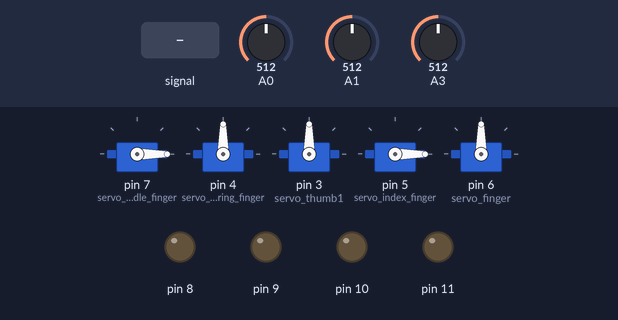
The sketch below on a simulated Arduino Uno, built with avr-gcc and run on an emulated ATmega328P. Shown: 5 × servo, output pins drawn as LEDs (lit = HIGH). Inputs (shaded band) come from the test bench; at power-on: A1 = 512, A0 = 512, A3 = 512. What the sketch prints to the serial monitor is not drawn.

Above: at 1.2 s.
1.3 s: A0 fed a 200 Hz sine of ±81 counts around its level
At 2.2 s:
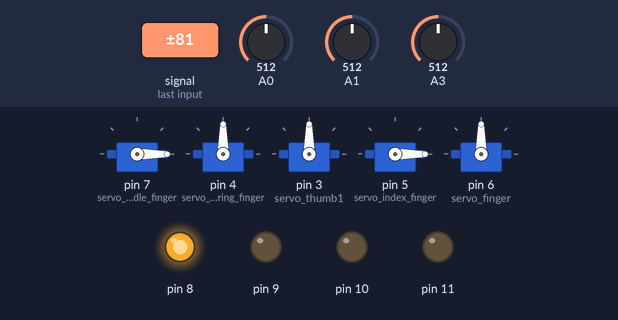
2.8 s: A1 set to 619
4.3 s: A1 set to 648
5.8 s: A1 set to 546
7.3 s: A1 set to 519
8.8 s: A1 set to 716
At 9.3 s:
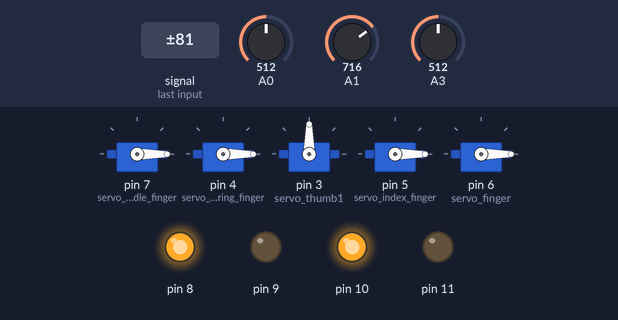
Timing chart, 0 to 11.3 s (numbered marks = the images above; inputs shaded):
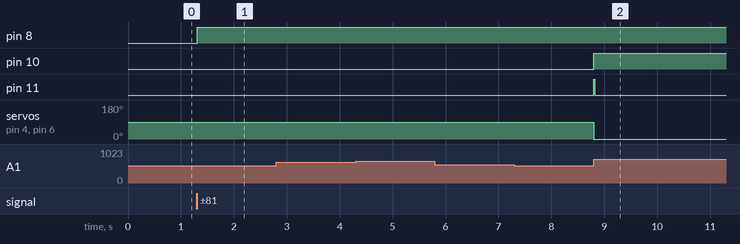

Measured:
- after the input at 1.3 s, pin 8: LOW → HIGH at once
- after the input at 2.8 s, every drawn part: stays the same
- after the input at 4.3 s, every drawn part: stays the same
- after the input at 5.8 s, every drawn part: stays the same
- after the input at 7.3 s, every drawn part: stays the same
- after the input at 8.8 s, pin 10: LOW → HIGH at once; pin 11: LOW → HIGH at once, → LOW 0.01 s later; servo on pin 4 (servo_little_ring_finger), servo on pin 6 (servo_finger): 90° → 0° at once

The sketch:

proga2.ino
```cpp
#include <Servo.h>

unsigned long timer;

int var = 0;
int pot = 0;

int emg1 = 0;
int amp1 = 0;
int p1 = 20;
int max1 = 0;
int min1 = 255;
int t1 = 0;

int emg2 = 0;
int amp2 = 0;
int p2 = 20;
int max2 = 0;
int min2 = 255;
int t2 = 0;
int t3 = 0;
int t4 = 0;
int t5 = 0;
Servo servo_thumb1;
Servo servo_index_finger;
Servo servo_middle_finger;
Servo servo_little_ring_finger;
Servo servo_finger;

void setup() {
  Serial.begin(9600);
  timer = millis();
  servo_middle_finger.attach(7);
  servo_little_ring_finger.attach(4);
  servo_thumb1.attach(3);
  servo_index_finger.attach(5);
  servo_finger.attach(6);
}
void calc_amp() {
  for (int k = 0; k < 32; k++) {
    emg1 = analogRead(A0);
    emg2 = analogRead(A1);
    pot = analogRead(A3);
    emg1 = map(emg1, 0, 1023, 0, 255);
    emg2 = map(emg2, 0, 1023, 0, 255);
        if (emg1 > max1)
    max1 = emg1;
    if (emg1 < min1)
    min1 = emg1;
        if (emg2 > max2)
    max2 = emg2;
    if (emg2 < min2)
    min2 = emg2;
  }
  amp1 = 0.3*amp1 + 0.7*(max1 - min1);
  amp2 = 0.3*amp2 + 0.7*(max2 - min2);
  //Serial.println(amp1);
  //Serial.print("    ");
  //Serial.println(amp2);
  Serial.println(pot);
  max1 = 0;
  min1 = 255;
  max2 = 0;
  min2 = 255;
}
void loop() {
calc_amp();
    if (amp1 > p1 && amp2 > p2) {
        if (millis() - timer > 1000) {
      timer = millis();
      var++;
    }
    }
    switch (var){
      case 0:
      //Serial.println("malo");
     if (amp1 > p1){
        servo_middle_finger.write(t1);
         pinMode(8, OUTPUT);
          digitalWrite(8, HIGH);
     }
     if (amp1 < p1){
        servo_middle_finger.write(t1);
pinMode(8, OUTPUT);
          digitalWrite(8, LOW);
     }
     if (amp2 > p2){
        servo_index_finger.write(t2);
pinMode(9, OUTPUT);
          digitalWrite(9, HIGH);
}
     if (amp2 < p2){
        servo_index_finger.write(t2);
pinMode(9, OUTPUT);
          digitalWrite(9, LOW);
     }
break;
      case 1:
      //Serial.println("privet");
      if (amp1 > p1){
        servo_finger.write(t5);
pinMode(10, OUTPUT);
          digitalWrite(10, HIGH);
      }
     if (amp1 < p1){
        servo_finger.write(t5);
pinMode(10, OUTPUT);
          digitalWrite(10, LOW);
     }
           if (amp2 > p2){
        servo_little_ring_finger.write(t3);
pinMode(11, OUTPUT);
          digitalWrite(11, HIGH);
           }
     if (amp2 < p2){
        servo_little_ring_finger.write(t3);
pinMode(11, OUTPUT);
          digitalWrite(11, LOW);
     }
      break;
      case 2:
     // Serial.println("poka");
      var = 0;
break;
    }
}
```
